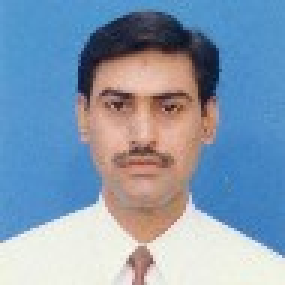
#> input picture 1st Semester/PF (Programming Fundamental)/Python/PF CODES/Idrees.jpg, 95 x 95 px (shown 3 times larger)
$ python 6image-lib-example.py
#> lines starting #> are read from the running program, lines starting #| are printed output that depends on the picture
from PIL import Image

def newImg():
    img = Image.new('RGB', (30, 40))
#> img: PIL image 30x40 RGB; every value is 0
    img.putpixel((25, 30), (255, 0, 0))
    #img.save(r'C:\Users\idrees\Desktop\sqr.png')

    return img

newImg().show()
newImg().resize((750, 900)).show()
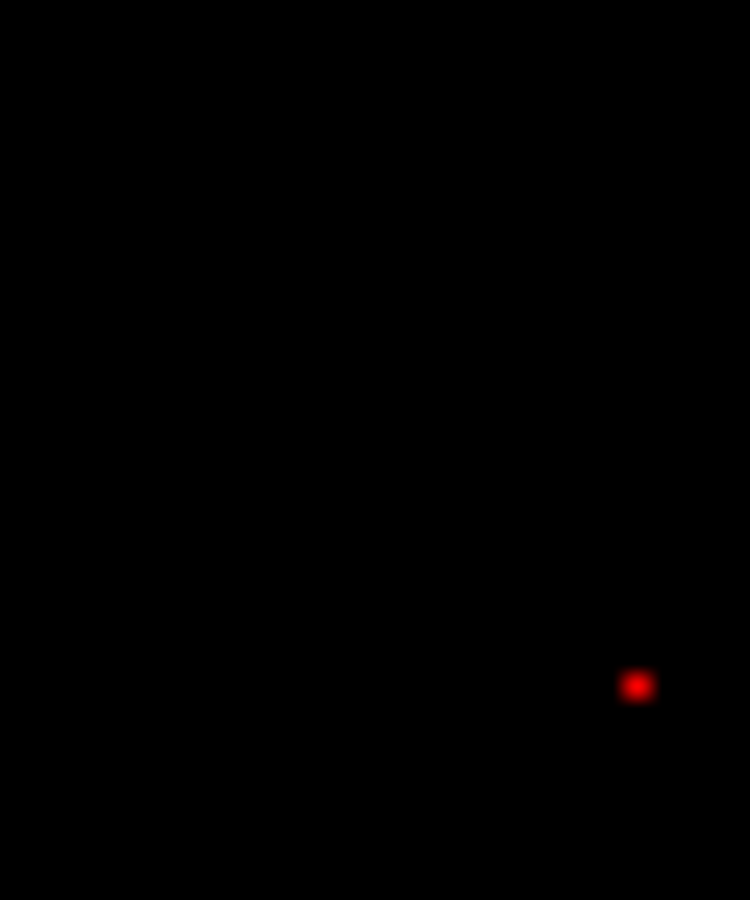
#> shown: PIL image 750x900 RGB; mean R, G, B 0.2, 0, 0
newImg().rotate(45).show()

filename = "Idrees.jpg"
#> filename = 'Idrees.jpg'
with Image.open(filename) as img:
#> img is the input picture: PIL image 95x95 RGB; mean R, G, B 132.5, 154.3, 177.4
    img.load()

print(type(img))
#| <class 'PIL.JpegImagePlugin.JpegImageFile'>

print(isinstance(img, Image.Image))
#| True

#img.show()
img.rotate(15).show()
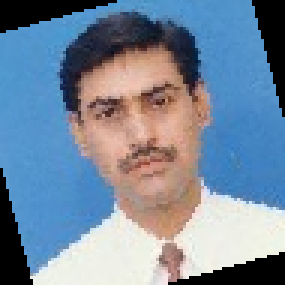
#> shown: PIL image 95x95 RGB (shown 3 times larger); mean R, G, B 118.5, 136, 156.1


'''

Python Imaging library

python -m pip install Pillow


https://realpython.com/image-processing-with-the-python-pillow-library/

'''
